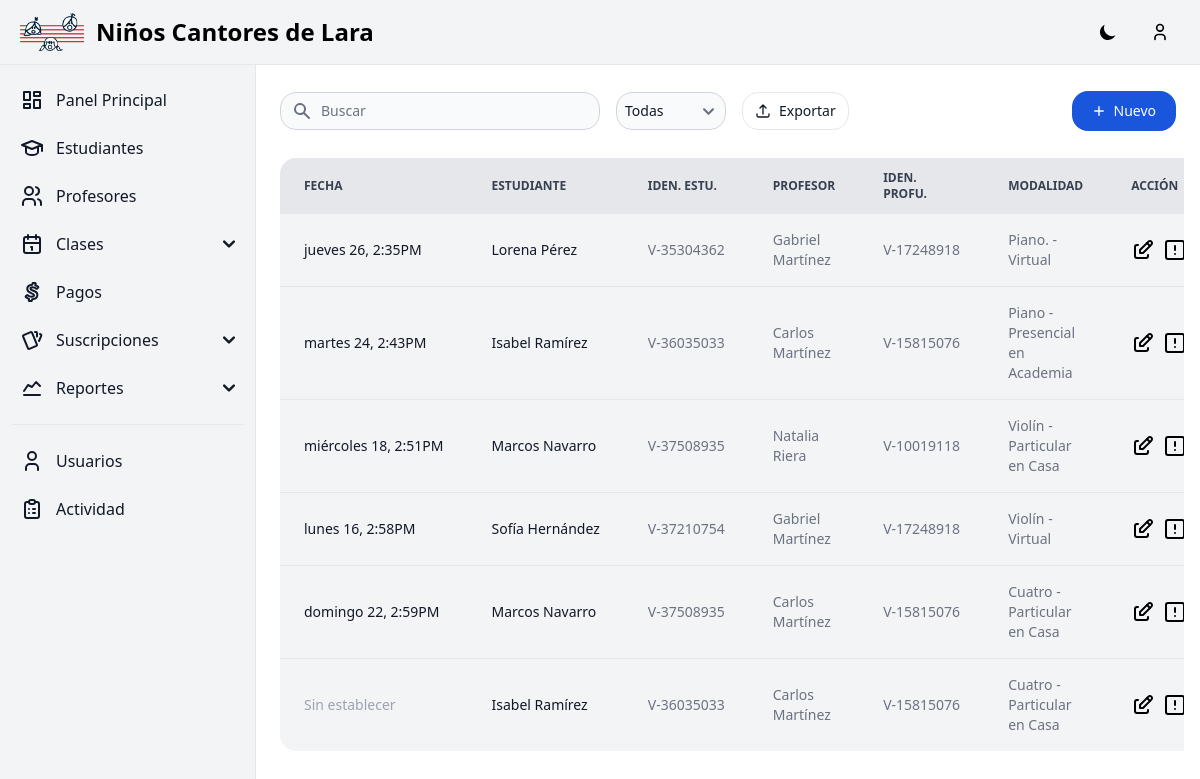
The page /lessons/ (signed in) on the database as committed earlier.
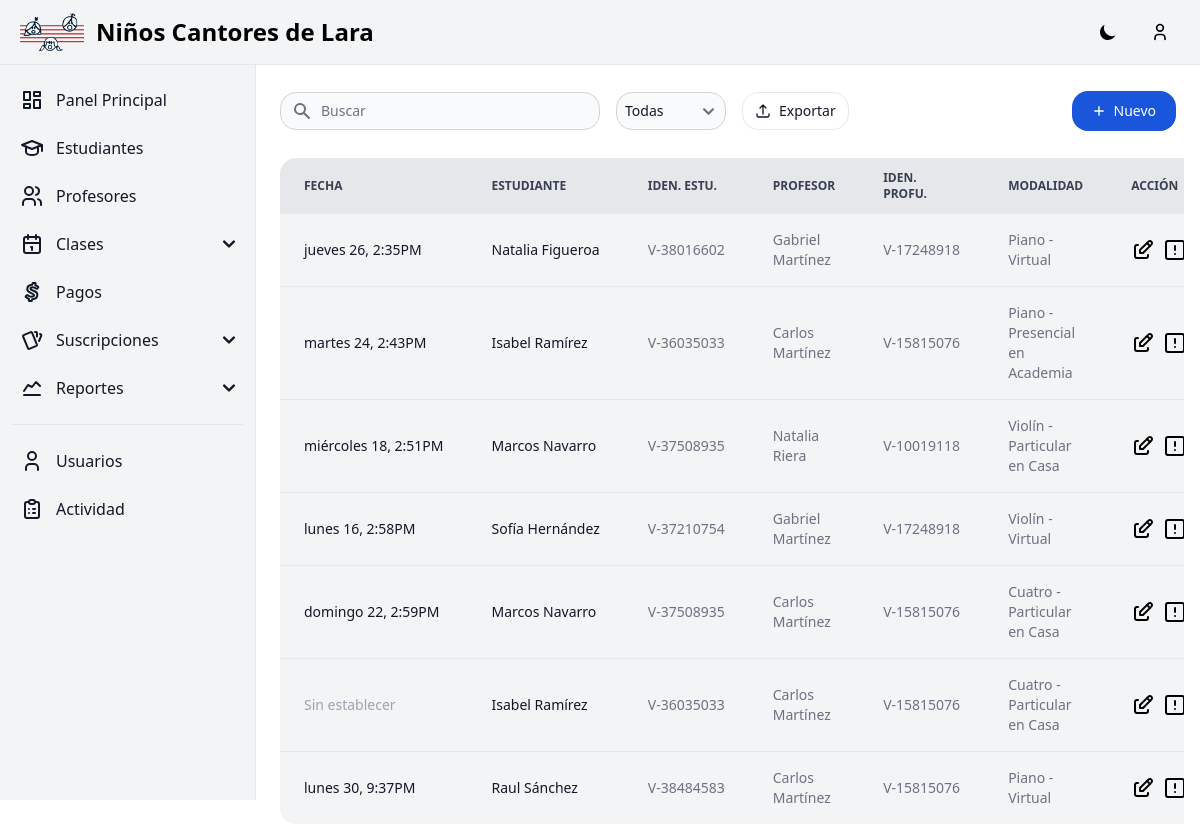
The same page on the database as committed later.
### apps/home/models.py (models this page shows, shortened)
class Lesson(models.Model):
    lesson_type = models.ForeignKey(LessonType, on_delete=models.CASCADE, verbose_name=_('Lesson Type'))
    subscription = models.ForeignKey('Subscription', on_delete=models.CASCADE, verbose_name=_('Subscription'))
    teacher = models.ForeignKey('Teacher', on_delete=models.CASCADE, verbose_name=_('Teacher'))
    description = models.CharField(verbose_name=_('Description'), max_length=200, blank=True, null=True)
    price = models.DecimalField(verbose_name=_('Price'), max_digits=10, decimal_places=2, blank=True, null=True)
    start_date = models.DateTimeField(verbose_name=_('Start Date'), blank=True, null=True)
    end_date = models.DateTimeField(verbose_name=_('End Date'), blank=True, null=True)
    lesson_status = models.BooleanField(verbose_name=_('Lesson Status'), default=False)  # True = Vista, False = No vista

class Subscription(models.Model):
    subscription_type = models.ForeignKey(SubscriptionType, on_delete=models.CASCADE, verbose_name=_('Subscription Type'))
    student = models.ForeignKey('Student', on_delete=models.CASCADE, verbose_name=_('Student'))
    start_date = models.DateField(verbose_name=_('Start Date'))
    end_date = models.DateField(verbose_name=_('End Date'))
    is_active = models.BooleanField(verbose_name=_('Active'), default=True)
    auto_renewal = models.BooleanField(verbose_name=_('Auto Renewal'), default=True)

class Student(models.Model):
    identify_card = models.CharField(verbose_name=_('Identify Card'), max_length=20, blank=True, null=True)
    first_name = models.CharField(verbose_name=_('First Name'), max_length=255)
    second_name = models.CharField(verbose_name=_('Second Name'), max_length=255, blank=True, null=True)
    first_surname = models.CharField(verbose_name=_('First Surname'), max_length=255)
    second_surname = models.CharField(verbose_name=_('Second Surname'), max_length=255, blank=True, null=True)
    birthdate = models.DateField(verbose_name=_('Birthdate'))
    phone_number = models.CharField(verbose_name=_('Phone'), max_length=20)
    email = models.EmailField(verbose_name=_('Email'), )
    address = models.TextField(verbose_name=_('Address'), )
    is_active = models.BooleanField(verbose_name=_('Active'), default=True)
    def __str__(self):
        return f'{self.first_name} {self.first_surname}'
    class Meta:
        constraints = [
            UniqueConstraint(
                fields=['identify_card','first_name', 'second_name', 'first_surname', 'second_surname', 'birthdate'],
                name='unique_student'
            )
        ]

class Teacher(models.Model):
    identify_card = models.CharField(verbose_name=_('Identify Card'), max_length=20, blank=True, null=True)
    first_name = models.CharField(verbose_name=_('First Name'), max_length=255)
    second_name = models.CharField(verbose_name=_('Second Name'), max_length=255, blank=True, null=True)
    first_surname = models.CharField(verbose_name=_('First Surname'), max_length=255)
    second_surname = models.CharField(verbose_name=_('Second Surname'), max_length=255, blank=True, null=True)
    birthdate = models.DateField(verbose_name=_('Birthdate'))
    phone_number = models.CharField(verbose_name=_('Phone'), max_length=20)
    email = models.EmailField(verbose_name=_('Email'))
    address = models.TextField(verbose_name=_('Address'))
    is_active = models.BooleanField(verbose_name=_('Active'), default=True)
    def __str__(self):
        return f'{self.first_name} {self.first_surname}'
    class Meta:
        constraints = [
            UniqueConstraint(
                fields=['identify_card','first_name', 'second_name', 'first_surname', 'second_surname', 'birthdate'],
                name='unique_teacher'
            )
        ]

class LessonType(models.Model):
    cathedra = models.CharField(verbose_name=_('Cathedra'), max_length=255)
    modality = models.CharField(verbose_name=_('Modality'), max_length=255)
    def __str__(self):
        return f'{self.cathedra} - {self.modality}'
    class Meta:
        constraints = [
            UniqueConstraint(fields=['cathedra', 'modality'], name='unique_lesson_type')
        ]

### apps/lessons/views.py (the view)
# urls.py: path('', Lesson_ListView.as_view(), name='lesson-list'),
class Lesson_ListView(ListView):
    model = Lesson
    template_name = 'home/lesson_list.html'
    context_object_name = 'lessons'

### templates/home/lesson_list.html (shortened to what this page needs)
{% extends "base.html" %}
{% block content %}
{% load compress %}
{% load static %}
<div class="relative overflow-x-auto sm:rounded-2xl px-2 pb-4">
    <div class="flex flex-row w-full items-center justify-between pb-4">
        <div class="flex py-3 flex-row items-center justify-between space-y-0 space-x-4">
            <div>
                <div class="relative">
                    <div class="absolute inset-y-0 left-0 flex items-center pl-3 pointer-events-none">
                    </div>
                    <input type="text" id="table-search"  class="block p-2 pl-10 text-sm text-gray-900 border border-gray-300 rounded-2xl w-80 bg-gray-50 focus:ring-blue-500 focus:border-blue-500 dark:bg-gray-700 dark:border-gray-600 dark:placeholder-gray-400 dark:text-white dark:focus:ring-blue-500 dark:focus:border-blue-500" placeholder="Buscar">
                </div>
            </div>
            <div class="relative">
                <select id="filter-status" class="block p-2 pr-6 text-sm text-gray-900 border border-gray-300 rounded-2xl bg-gray-50 focus:ring-blue-500 focus:border-blue-500 dark:bg-gray-700 dark:border-gray-600 dark:placeholder-gray-400 dark:text-white dark:focus:ring-blue-500 dark:focus:border-blue-500">
                    <option value="">Todas</option>
                </select>
            </div>
            <div class="flex flex-col flex-shrink-0 space-y-3 md:flex-row md:items-center lg:justify-end md:space-y-0 md:space-x-3">
                <a href="{% url 'report-lesson-list' %}" target="_blank">
                    <button type="button" class="flex items-center justify-center flex-shrink-0 px-3 py-2 text-sm font-medium text-gray-900 bg-white border border-gray-200 rounded-2xl focus:outline-none hover:bg-gray-100 hover:text-primary-700 focus:z-10 focus:ring-4 focus:ring-gray-200 dark:focus:ring-gray-700 dark:bg-gray-800 dark:text-gray-400 dark:border-gray-600 dark:hover:text-white dark:hover:bg-gray-700">
                        <svg class="w-4 h-4 mr-2" xmlns="http://www.w3.org/2000/svg" fill="none" viewbox="0 0 24 24" stroke-width="2" stroke="currentColor" aria-hidden="true">
                            <path stroke-linecap="round" stroke-linejoin="round" d="M3 16.5v2.25A2.25 2.25 0 005.25 21h13.5A2.25 2.25 0 0021 18.75V16.5m-13.5-9L12 3m0 0l4.5 4.5M12 3v13.5" />
                        </svg>
                        Exportar
                    </button>
                </a>
            </div>
        </div>
        <button type="button" onclick="window.location.href = '{% url 'lesson-create' %}'" class="flex items-center justify-center text-white bg-blue-700 hover:bg-blue-800 focus:ring-4 focus:outline-none focus:ring-blue-300 font-medium rounded-2xl text-sm w-full sm:w-auto px-5 py-2.5 text-center dark:bg-blue-600 dark:hover:bg-blue-700 dark:focus:ring-blue-800">
            <svg class="h-3.5 w-3.5 mr-2" fill="currentColor" viewbox="0 0 20 20" xmlns="http://www.w3.org/2000/svg" aria-hidden="true">
                <path clip-rule="evenodd" fill-rule="evenodd" d="M10 3a1 1 0 011 1v5h5a1 1 0 110 2h-5v5a1 1 0 11-2 0v-5H4a1 1 0 110-2h5V4a1 1 0 011-1z" />
            </svg>
            Nuevo
        </button>
    </div>
    <table class="w-full text-sm text-left text-gray-500 dark:text-gray-400" id="table-file">
        <thead class="text-xs text-gray-700 uppercase bg-gray-200 dark:bg-gray-700 dark:text-gray-400">
            <tr>
                <th scope="col" class="px-6 py-3 rounded-tl-2xl">
                    Fecha
                </th>
                <th scope="col" class="px-6 py-3">
                    Estudiante
                </th>
                <th scope="col" class="px-6 py-3">
                    Iden. Estu.
                </th>
                <th scope="col" class="px-6 py-3">
                    Profesor
                </th>
                <th scope="col" class="px-6 py-3">
                    Iden. Profu.
                </th>
                <th scope="col" class="px-6 py-3">
                    Modalidad
                </th>
                <th scope="col" class="px-6 py-3 rounded-tr-2xl">
                    Acción
                </th>
            </tr>
        </thead>
        <tbody>
            {% for lesson in lessons %}
            <tr class="bg-gray-100 dark:bg-gray-800 dark:border-gray-700 {% if not forloop.last %}border-b{% endif %}" data-status="{% if lesson.lesson_status %}active{% else %}inactive{% endif %}">
                <td class="px-6 py-4 font-medium text-gray-900 whitespace-nowrap dark:text-white {% if forloop.last %}rounded-bl-2xl{% endif %}">
                    <span class="{% if not lesson.start_date %}text-gray-400{% endif %}">{{ lesson.start_date | date:"l j, g:iA" | default:"Sin establecer" }}</span>
                </td>
                <td class="px-6 py-4 font-medium text-gray-900 whitespace-nowrap dark:text-white">
                    <span class="{% if not lesson.subscription.student %}text-gray-400{% endif %}">{{ lesson.subscription.student | default:"Sin establecer" }}</span>
                </td>
                <td class="px-6 py-4 font-medium whitespace-nowrap">
                    <span class="{% if not lesson.subscription.student.identify_card %}text-gray-400{% endif %}">{{ lesson.subscription.student.identify_card.0| default:"Sin " }}{% if lesson.subscription.student.identify_card %}-{% endif %}{{ lesson.subscription.student.identify_card|slice:"1:"| default:"establecer"}}</span>
                </td>
                <td class="px-6 py-4">
                    <span class="{% if not lesson.teacher %}text-gray-400{% endif %}">{{ lesson.teacher | default:"Sin establecer" }}</span>
                </td>
                <td class="px-6 py-4 font-medium whitespace-nowrap">
                    <span class="{% if not lesson.teacher.identify_card %}text-gray-400{% endif %}">{{ lesson.teacher.identify_card.0| default:"Sin " }}{% if lesson.teacher.identify_card %}-{% endif %}{{ lesson.teacher.identify_card|slice:"1:"| default:"establecer"}}</span>
                </td>
                <td class="px-6 py-4">
                    <span class="{% if not lesson.lesson_type %}text-gray-400{% endif %}">{{ lesson.lesson_type | default:"Sin establecer" }}</span>
                </td>
                <td class="px-6 py-4 {% if forloop.last %}rounded-br-2xl{% endif %}">
                    <div class="flex items-center h-full flex-1 flex-row gap-x-2">
                        <a href="{% url 'lesson-update' lesson.pk %}" class="font-medium text-black dark:text-white hover:underline">
                        </a>
                        <button
                            class="font-medium text-black dark:text-white hover:underline"
                            onclick="openModal('lessonModal', {
                                'Fecha': '{% if lesson.start_date %}{{ lesson.start_date|date:"l j, g:iA" }}{% endif %}',
                                'Estudiante': '{{ lesson.subscription.student }}',
                                'Precio': '{% if lesson.price %}${{lesson.price}}{% else %}$0{% endif %}',
                                'Profesor': '{{ lesson.teacher }}',
                                'Clase vista': '{% if lesson.lesson_status %}Vista{% else %}No vista{% endif %}',
                            })">
                        </button>
                    </div>
                </td>
            </tr>
            {% endfor %}
        </tbody>
    </table>
</div>
{% endblock %}

Rows that differ between the two databases and show on the page:
changed Lesson "jueves 26, 2:35PM": subscription.student "Lorena Pérez" → "Natalia Figueroa"; subscription.student.identify_card "35304362" → "38016602"; lesson_type "Piano. - Virtual" → "Piano - Virtual"
added Lesson: start_date "lunes 30, 9:37PM", subscription.student "Raul Sánchez", subscription.student.identify_card.0 "V", subscription.student.identify_card "38484583", teacher "Carlos Martínez", teacher.identify_card.0 "V", teacher.identify_card "15815076", lesson_type "Piano - Virtual"
